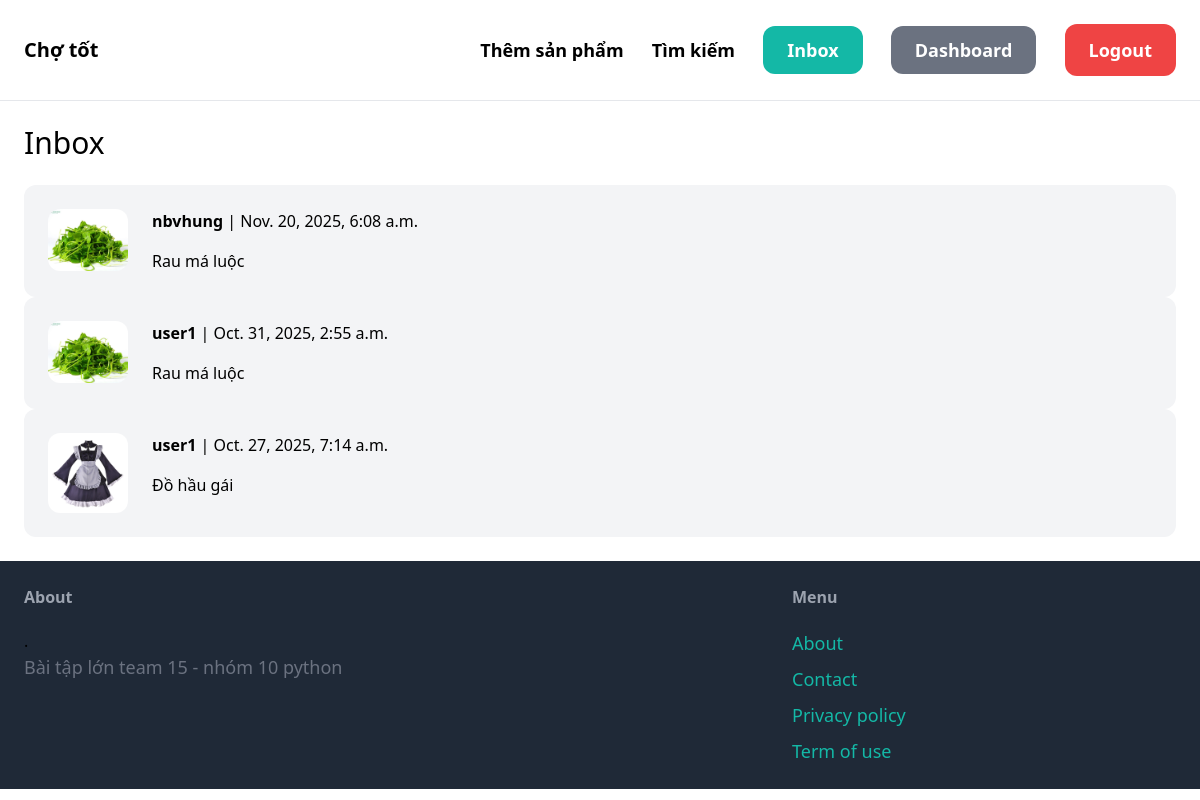
The page /inbox/ (signed in) on the database its author committed.
### conversation/models.py (models this page shows)
class Conversation(models.Model):
    item = models.ForeignKey(Item, related_name='conversations', on_delete=models.CASCADE)
    members = models.ManyToManyField(User, related_name='conversations')
    created_at = models.DateTimeField(auto_now_add=True)
    modified_at = models.DateTimeField(auto_now=True)
    class Meta:
        ordering = ('-modified_at',)

### item/models.py (models this page shows, shortened)
class Item(models.Model):
    category = models.ForeignKey(Category, related_name='items', on_delete=models.CASCADE)
    name = models.CharField(max_length=255)
    description = models.TextField(blank=True, null=True)
    price = models.FloatField()
    image = models.ImageField(upload_to='item_images', blank=True, null=True)
    is_sold = models.BooleanField(default=False)
    created_by = models.ForeignKey(User, related_name='items', on_delete=models.CASCADE)
    created_at = models.DateTimeField(auto_now_add=True)

### conversation/views.py (the view)
# urls.py: path('', views.inbox, name='inbox'),
@login_required
def inbox(request):
    conversations = Conversation.objects.filter(members__in=[request.user.id])
    return render(request, 'conversation/inbox.html', {
        'conversations': conversations
    })

### conversation/templates/conversation/inbox.html (shortened to what this page needs)
{% extends 'core/base.html' %}
{% block content %}
<h1 class="mb-6 text-3xl">Inbox</h1>
<div class="space-y-6">
    {% for conversation in conversations %}
        <a href="{% url 'conversation:detail' conversation.id %}">
            <div class="p-6 flex bg-gray-100 rounded-xl">
                <div class="pr-6">
                    <img src="{{ conversation.item.image.url }}" class="w-20 rounded-xl">
                </div>
                <div>
                    {% for member in conversation.members.all %}
                        {% if member != request.user %}
                            <p class="mb-4"><strong>{{ member.username }}</strong> | {{ conversation.modified_at }}</p>
                            <p>{{ conversation.item.name }}</p>
                        {% endif %}
                    {% endfor %}
                </div>
            </div>
        </a>
    {% endfor %}
</div>
{% endblock %}

### rows shown on the page
Conversation: item.image (picture), modified_at "Nov. 20, 2025, 6:08 a.m.", item.name "Rau má luộc"
Conversation: item.image (picture), modified_at "Oct. 31, 2025, 2:55 a.m.", item.name "Rau má luộc"
Conversation: item.image (picture), modified_at "Oct. 27, 2025, 7:14 a.m.", item.name "Đồ hầu gái"

### other values the page prints
{{ member.username }} "nbvhung"
{{ member.username }} "user1"
